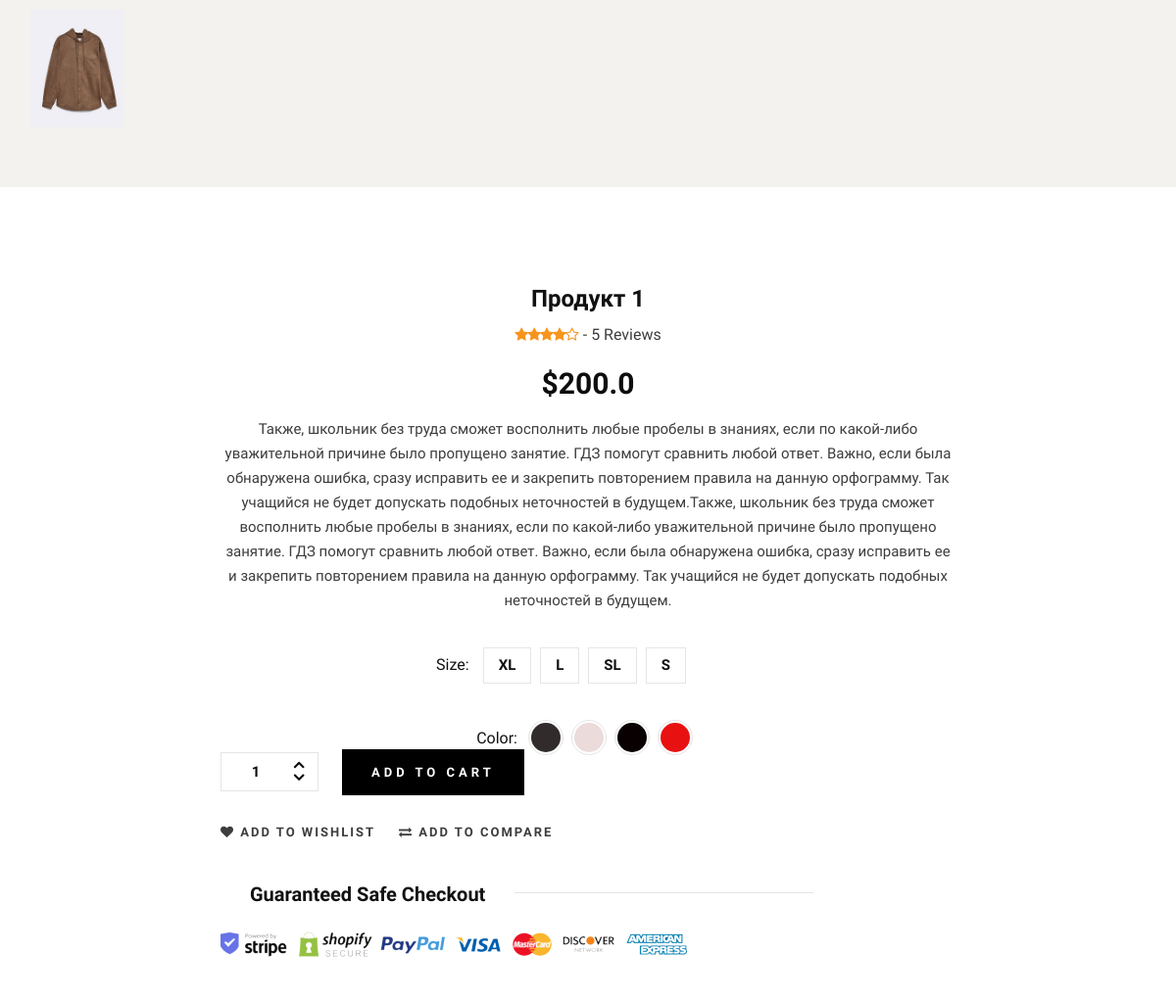
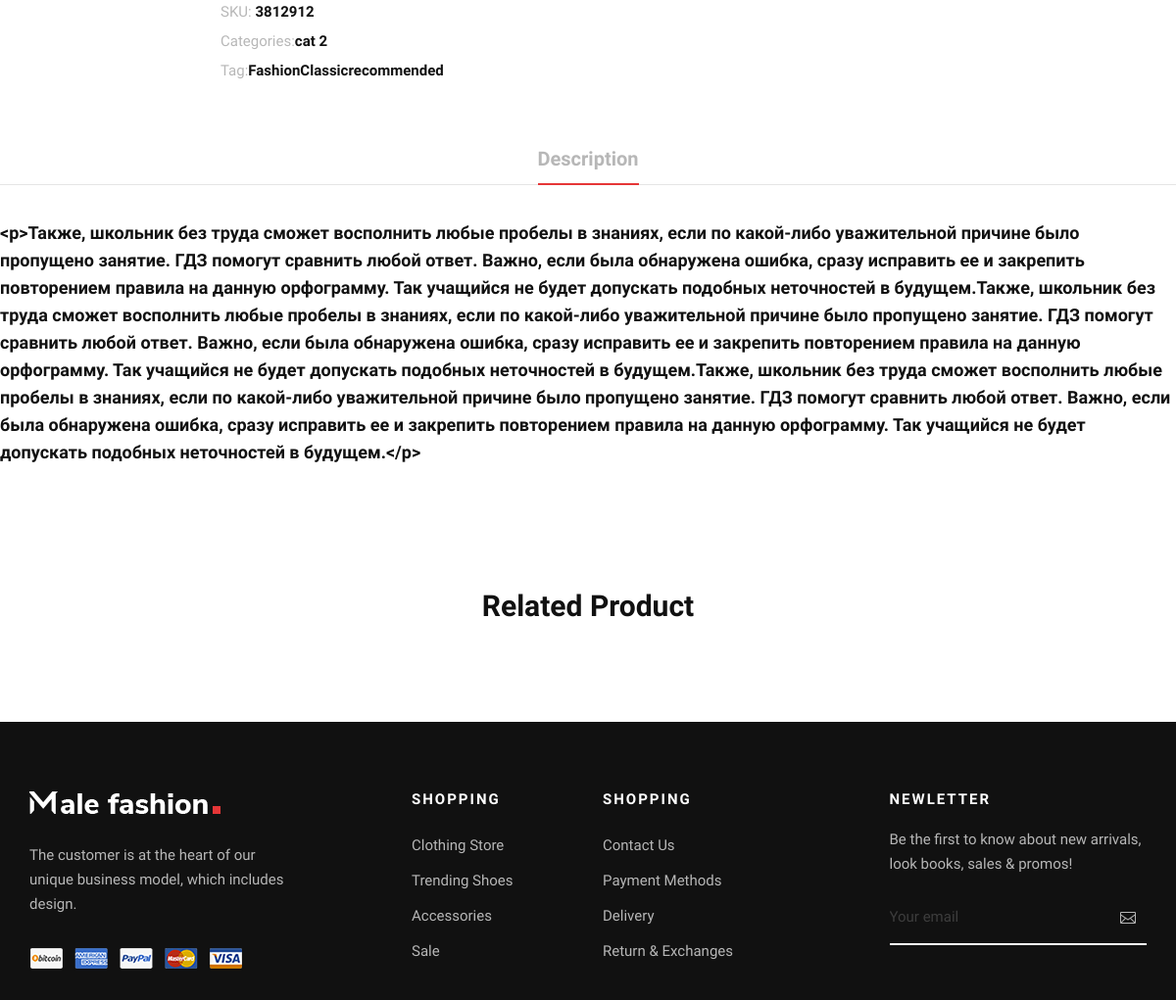
The page /en/products/14/ (lower part) on the database as committed earlier (2 pictures, top to bottom).
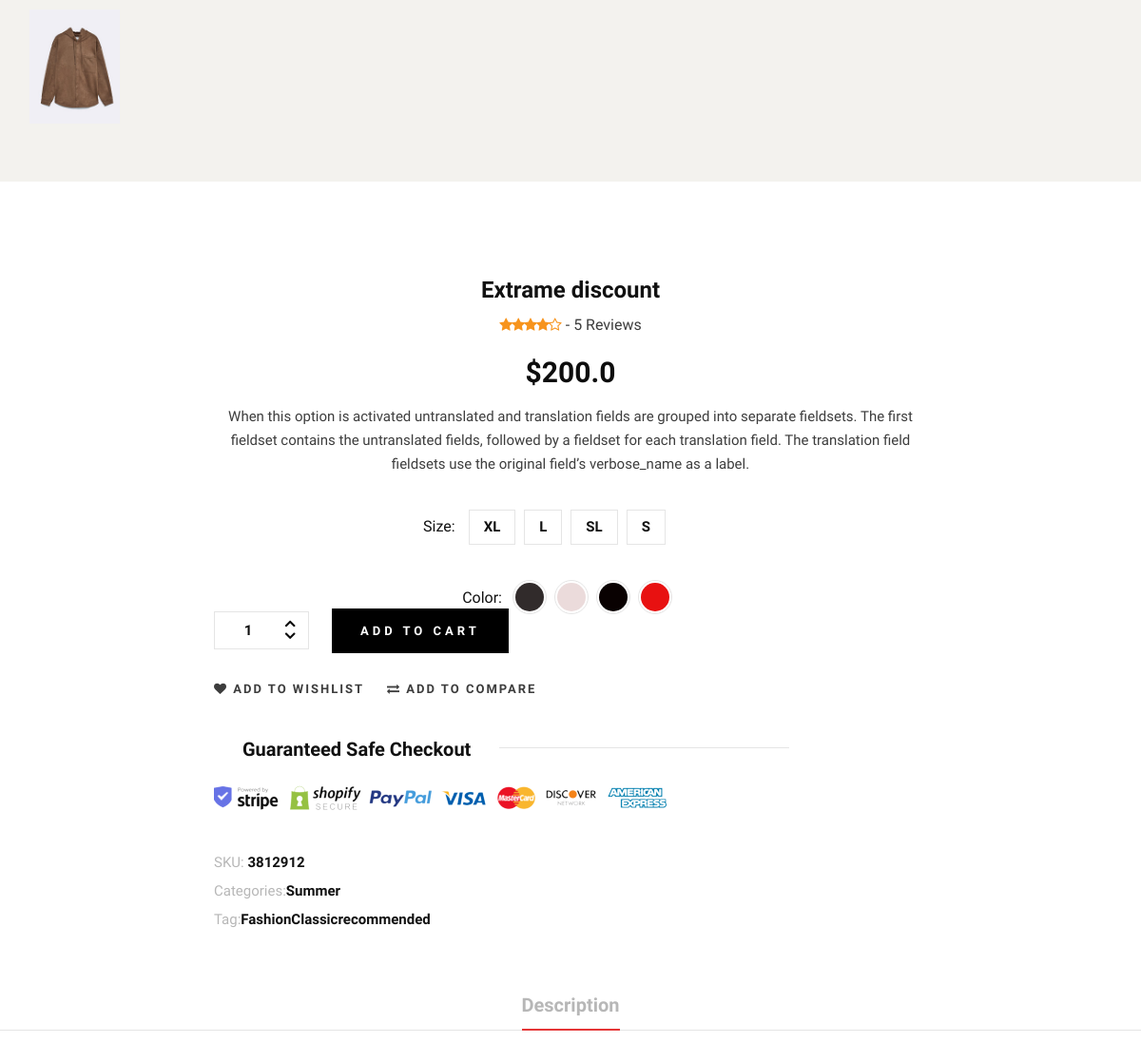
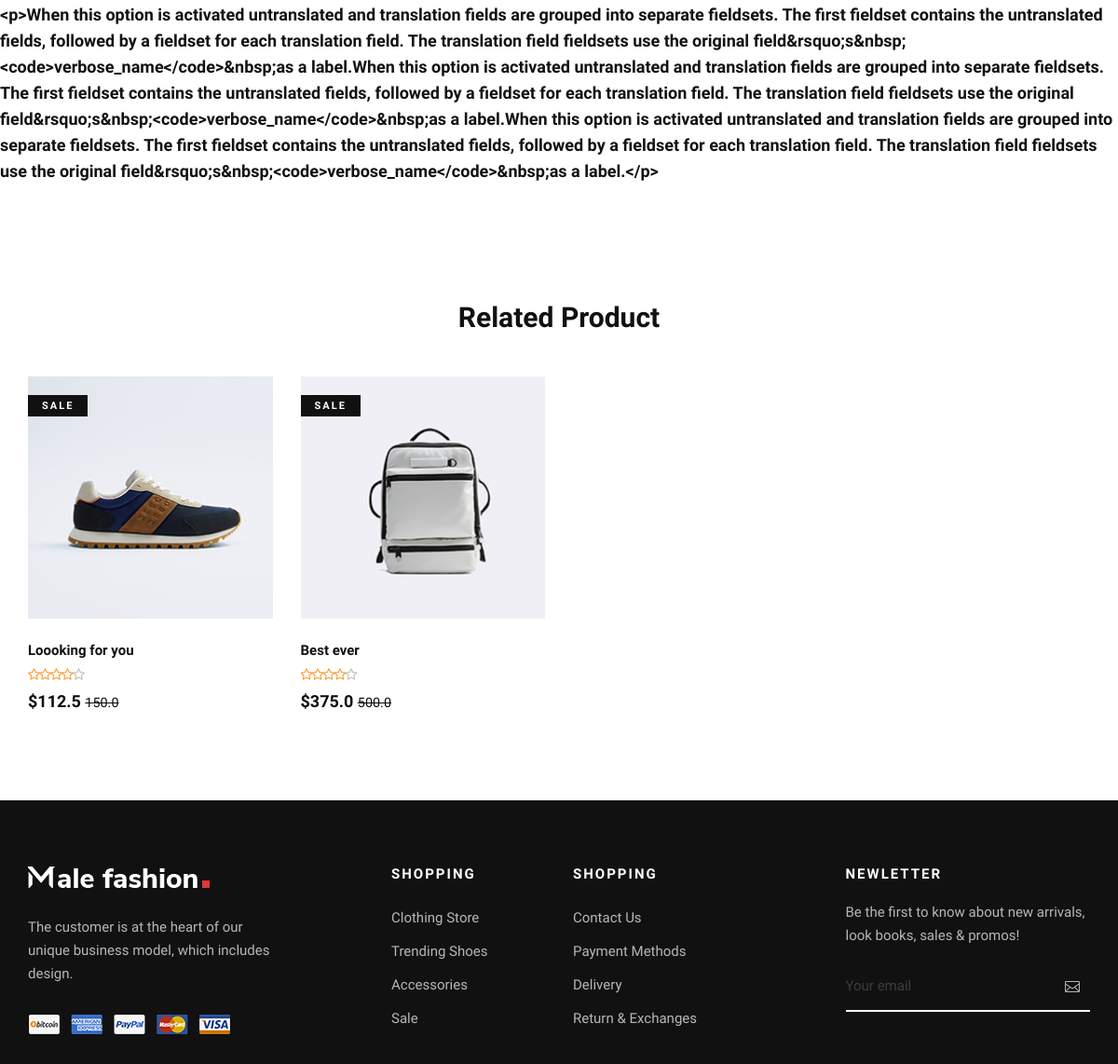
The same page on the database as committed later (2 pictures, top to bottom).
### products/models.py (models this page shows, shortened)
class ProductImageModel(models.Model):
    product = models.ForeignKey(ProductModel,
                                related_name='images',
                                on_delete=models.CASCADE,
                                verbose_name=_('product')
                                )
    image = models.ImageField(upload_to='products', verbose_name=_('image'))
    class Meta:
        verbose_name = _('product image')
        verbose_name_plural = _('product images')

class ProductModel(models.Model):
    title = models.CharField(max_length=512, verbose_name=_('title'))
    image = models.ImageField(upload_to='products', verbose_name=_('image'))
    price = models.FloatField(verbose_name=_('price'))
    real_price = models.FloatField(verbose_name=_('real_price', ), default=0)
    sizes = models.ManyToManyField(SizeModel, related_name='products')
    colors = models.ManyToManyField(ColorModel, related_name='products')
    wishlist = models.ManyToManyField(UserModel, related_name='wishlist')
    discount = models.PositiveIntegerField(default=0,
                                           validators=[
                                               MinValueValidator(0),
                                               MaxValueValidator(100)
                                           ], verbose_name=_('discount'))
    short_description = models.TextField(verbose_name=_('short_description'))
    long_description = RichTextUploadingField(verbose_name=_('long_description'))
    category = models.ForeignKey(CategoryModel, on_delete=models.PROTECT,
                                 related_name='products', null=True, verbose_name=_('category'))
    brand = models.ForeignKey(BrandModel, on_delete=models.PROTECT,
                              related_name='products', null=True, verbose_name=_('brand'))
    tags = models.ManyToManyField(ProductTagModel, related_name='products', verbose_name=_('tags'))
    created_at = models.DateTimeField(auto_now_add=True, verbose_name=_('created_at'))
    def is_discount(self):
        return self.discount != 0
    def get_related_products(self):
        return self.    category.products.exclude(pk=self.pk)
    class Meta:
        verbose_name = _('product')
        verbose_name_plural = _('products')

class SizeModel(models.Model):
    title = models.CharField(max_length=3, verbose_name=_('size'))
    created_at = models.DateTimeField(auto_now_add=True, verbose_name=_('created_at'))
    class Meta:
        verbose_name = _('size')
        verbose_name_plural = _('sizes')

class CategoryModel(models.Model):
    title = models.CharField(max_length=150, verbose_name=_('title'))
    created_at = models.DateTimeField(auto_now_add=True, verbose_name=_('created_at'))
    def __str__(self):
        return self.title
    class Meta:
        verbose_name = _('category')
        verbose_name_plural = _('categories')

class ProductTagModel(models.Model):
    title = models.CharField(max_length=85, verbose_name=_('title'))
    created_at = models.DateTimeField(auto_now_add=True, verbose_name=_('created_at'))
    class Meta:
        verbose_name = _('product tag')
        verbose_name_plural = _('product tags')

### products/views.py (the view)
# urls.py: path('<int:pk>/', ProductDetailView.as_view(), name='detail'),
class ProductDetailView(DetailView):
    template_name = 'shop-details.html'
    model = ProductModel

### pages/templatetags/my_tags.py (called while the page is built)
@register.simple_tag
def get_lang_url(request, lang):
    url = '/' + lang + request.path[3:]
    return url

@register.filter
def in_wishlist(product, request):
    return request.user in product.wishlist.all()

@register.filter
def in_cart(product, request):
    return product.pk in request.session.get('cart', [])

@register.simple_tag
def cart_count(request):
    return get_cart_length(request)

@register.simple_tag
def cart_price(request):
    if get_cart_length(request) == 0:
        return 0
    return ProductModel.get_from_cart(request).aggregate(
        Sum('real_price')
    )['real_price__sum']

### pages/utils.py (called while the page is built)
def get_cart_length(request):
    return len(request.session.get('cart', []))

### templates/shop-details.html (shortened to what this page needs)
{% extends 'layouts/base.html' %}
{% load static %}
{% block content %}
    <section class="shop-details">
        <div class="product__details__pic">
            <div class="container">
                <div class="row">
                    <div class="col-lg-3 col-md-3">
                        <ul class="nav nav-tabs" role="tablist">
                            {% for i in object.images.all %}
                                <li class="nav-item">
                                    <a class="nav-link" data-toggle="tab" href="#tabs-{{ forloop.counter|add:1 }}"
                                       role="tab">
                                        <div class="product__thumb__pic set-bg" data-setbg="{{ i.image.url }}">
                                        </div>
                                    </a>
                                </li>
                            {% endfor %}
                        </ul>
                    </div>
                    <div class="col-lg-6 col-md-9">
                    </div>
                </div>
            </div>
        </div>
        <div class="product__details__content">
            <div class="container">
                <div class="row d-flex justify-content-center">
                    <div class="col-lg-8">
                        <div class="product__details__text">
                            <h4>{{ object.title }}</h4>
                            <div class="rating">
                                <i class="fa fa-star"></i>
                                <i class="fa fa-star"></i>
                                <i class="fa fa-star"></i>
                                <i class="fa fa-star"></i>
                                <i class="fa fa-star-o"></i>
                                <span> - 5 Reviews</span>
                            </div>
                            <h3>${{ object.real_price }}</span></h3>
                            <p>{{ object.short_description }}</p>
                            <div class="product__details__option">
                                <div class="product__details__option__size">
                                    <span>Size:</span>
                                    {% for size in object.sizes.all %}
                                        <label>{{ size.title }}
                                        </label>
                                    {% endfor %}
                                </div>
                            </div>
                            <div class="product__details__option__color">
                                <span>Color:</span>
                                {% for color in object.colors.all %}
                                    <label style="background: {{ color.code }}">
                                    </label>
                                {% endfor %}
                            </div>
                        </div>
                        <div class="product__details__cart__option">
                            <div class="quantity">
                                <div class="pro-qty">
                                    <input type="text" value="1">
                                </div>
                            </div>
                            <a href="#" class="primary-btn">add to cart</a>
                        </div>
                        <div class="product__details__btns__option">
                            <a href="#"><i class="fa fa-heart"></i> add to wishlist</a>
                            <a href="#"><i class="fa fa-exchange"></i> Add To Compare</a>
                        </div>
                        <div class="product__details__last__option">
                            <h5><span>Guaranteed Safe Checkout</span></h5>
                            <img src="{% static 'img/shop-details/details-payment.png' %}" alt="">
                            <ul>
                                <li><span>SKU:</span> 3812912</li>
                                <li><span>Categories:</span>{{ object.category }}</li>
                                <li><span>Tag:</span>{% for tag in object.tags.all %}{{ tag.title }}{% endfor %}
                                </li>
                            </ul>
                        </div>
                    </div>
                </div>
            </div>
            <div class="row">
                <div class="col-lg-12">
                    <div class="product__details__tab">
                        <ul class="nav nav-tabs" role="tablist">
                            <li class="nav-item">
                                <a class="nav-link active">Description</a>
                            </li>
                        </ul>
                        <div class="tab-content">
                            <div class="tab-pane active">
                                <div class="product__details__tab__content">
                                    <p class="note">{{ object.long_description }}</p>
                                </div>
                            </div>
                        </div>
                    </div>
                </div>
            </div>
        </div>
    </section>
    <section class="related spad">
        <div class="container">
            <div class="row">
                <div class="col-lg-12">
                    <h3 class="related-title">Related Product</h3>
                </div>
            </div>
            <div class="row">
                {% for products in object.get_related_products %}
                    <div class="col-lg-3 col-md-6 col-sm-6 col-sm-6">
                        {% include 'layouts/product_block.html' %}
                    </div>
                {% endfor %}
            </div>
        </div>
    </section>
{% endblock %}

### templates/layouts/base.html (shortened to what this page needs)
{% load static %}
<!DOCTYPE html>
<html lang="zxx">
<head>
    <link rel="stylesheet" href="{% static 'css/bootstrap.min.css' %}" type="text/css">
    <link rel="stylesheet" href="{% static 'css/font-awesome.min.css' %}" type="text/css">
    <link rel="stylesheet" href="{% static 'css/elegant-icons.css' %}" type="text/css">
    <link rel="stylesheet" href="{% static 'css/magnific-popup.css' %}" type="text/css">
    <link rel="stylesheet" href="{% static 'css/nice-select.css' %}" type="text/css">
    <link rel="stylesheet" href="{% static 'css/owl.carousel.min.css' %}" type="text/css">
    <link rel="stylesheet" href="{% static 'css/slicknav.min.css' %}" type="text/css">
    <link rel="stylesheet" href="{% static 'css/style.css' %}" type="text/css">
</head>
<body>
{% include 'layouts/header.html' %}
{% block content %}
{% endblock %}
{% include 'layouts/footer.html' %}
</body>
</html>

### templates/layouts/header.html (shortened to what this page needs)
{% block extra_css %}
    <link rel="stylesheet" href="https://cdnjs.cloudflare.com/ajax/libs/font-awesome/4.3.0/css/font-awesome.min.css">
{% endblock %}
{% load static %}
{% load i18n %}
{% load my_tags %}
            {% get_current_language as lang %}
                {% get_available_languages as all_langs %}
                            {% get_current_language as lang %}
                                {% get_available_languages as all_langs %}
                    <ul>{% url 'pages:home' as home_url %}
                    </ul>

### templates/layouts/product_block.html (shortened to what this page needs)
{% load static %}
{% load my_tags %}
<div class="product__item sale">
    <div class="product__item__pic set-bg"
         data-setbg="{{ products.image.url }}">
        {% if products.is_discount %}
            <span class="label">Sale</span>
        {% endif %}
    </div>
    <div class="product__item__text">
        <h6>{{ products.title }}</h6>
        <div class="rating">
            <i class="fa fa-star-o"></i>
            <i class="fa fa-star-o"></i>
            <i class="fa fa-star-o"></i>
            <i class="fa fa-star-o"></i>
            <i class="fa fa-star-o"></i>
        </div>
        <h5>${{ products.real_price }}
            {% if products.is_discount %}
                <strike class="small">{{ products.price }}</strike>
            {% endif %}
        </h5>
    </div>
</div>

### templates/layouts/footer.html
{% load static %}
<footer class="footer">
    <div class="container">
        <div class="row">
            <div class="col-lg-3 col-md-6 col-sm-6">
                <div class="footer__about">
                    <div class="footer__logo">
                        <a href="#"><img src="{% static 'img/footer-logo.png' %}" alt=""></a>
                    </div>
                    <p>The customer is at the heart of our unique business model, which includes design.</p>
                    <a href="#"><img src="{% static 'img/payment.png' %}" alt=""></a>
                </div>
            </div>
            <div class="col-lg-2 offset-lg-1 col-md-3 col-sm-6">
                <div class="footer__widget">
                    <h6>Shopping</h6>
                    <ul>
                        <li><a href="#">Clothing Store</a></li>
                        <li><a href="#">Trending Shoes</a></li>
                        <li><a href="#">Accessories</a></li>
                        <li><a href="#">Sale</a></li>
                    </ul>
                </div>
            </div>
            <div class="col-lg-2 col-md-3 col-sm-6">
                <div class="footer__widget">
                    <h6>Shopping</h6>
                    <ul>
                        <li><a href="#">Contact Us</a></li>
                        <li><a href="#">Payment Methods</a></li>
                        <li><a href="#">Delivery</a></li>
                        <li><a href="#">Return & Exchanges</a></li>
                    </ul>
                </div>
            </div>
            <div class="col-lg-3 offset-lg-1 col-md-6 col-sm-6">
                <div class="footer__widget">
                    <h6>NewLetter</h6>
                    <div class="footer__newslatter">
                        <p>Be the first to know about new arrivals, look books, sales & promos!</p>
                        <form action="#">
                            <input type="text" placeholder="Your email">
                            <button type="submit"><span class="icon_mail_alt"></span></button>
                        </form>
                    </div>
                </div>
            </div>
        </div>
    </div>
</footer>

Rows that differ between the two databases and show on the page:
changed ProductModel: title "Продукт 1" → "Extrame discount"; short_description "Также, школьник без труда сможет восполнить любые пробелы в знаниях, если по какой-либо уважительной причине было пропущено занятие. ГДЗ помогут сравнить любой ответ. Важно, если была обнаружена ошибка, сразу исправить ее и закрепить повторением правила на данную орфограмму. Так учащийся не будет допускать подобных неточностей в будущем.Также, школьник без труда сможет восполнить любые пробелы в знаниях, если по какой-либо уважительной причине было пропущено занятие. ГДЗ помогут сравнить любой ответ. Важно, если была обнаружена ошибка, сразу исправить ее и закрепить повторением правила на данную орфограмму. Так учащийся не будет допускать подобных неточностей в будущем." → "When this option is activated untranslated and translation fields are grouped into separate fieldsets. The first fieldset contains the untranslated fields, followed by a fieldset for each translation field. The translation field fieldsets use the original field’s verbose_name as a label."; category "cat 2" → "Summer"; long_description "<p>Также, школьник без труда сможет восполнить любые пробелы в знаниях, если по какой-либо уважительной причине было пропущено занятие. ГДЗ помогут сравнить любой ответ. Важно, если была обнаружена ошибка, сразу исправить ее и закрепить повторением правила на данную орфограмму. Так учащийся не будет допускать подобных неточностей в будущем.Также, школьник без труда сможет восполнить любые пробелы в знаниях, если по какой-либо уважительной причине было пропущено занятие. ГДЗ помогут сравнить любой ответ. Важно, если была обнаружена ошибка, сразу исправить ее и закрепить повторением правила на данную орфограмму. Так учащийся не будет допускать подобных неточностей в будущем.Также, школьник…" → "<p>When this option is activated untranslated and translation fields are grouped into separate fieldsets. The first fieldset contains the untranslated fields, followed by a fieldset for each translation field. The translation field fieldsets use the original field&rsquo;s&nbsp;<code>verbose_name</code>&nbsp;as a label.When this option is activated untranslated and translation fields are grouped into separate fieldsets. The first fieldset contains the untranslated fields, followed by a fieldset for each translation field. The translation field fieldsets use the original field&rsquo;s&nbsp;<code>verbose_name</code>&nbsp;as a label.When this option is activated untranslated and translation…"
added ProductModel: shows a picture, discount "SALE", title "Loooking for you", real_price "112.5", price "150.0"
added ProductModel: shows a picture, discount "SALE", title "Best ever", real_price "375.0", price "500.0"
